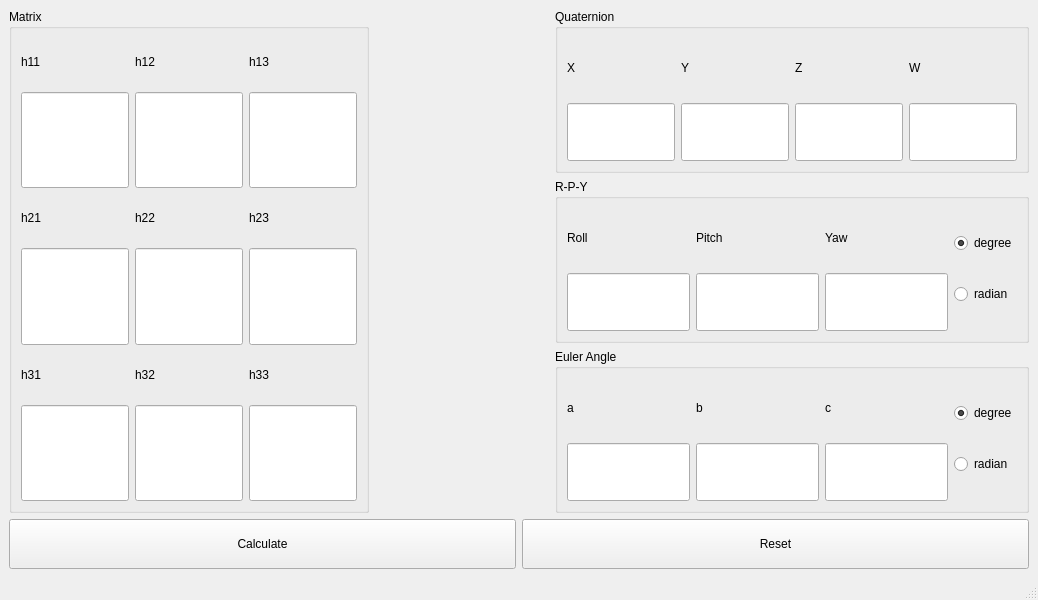
<?xml version="1.0" encoding="UTF-8"?>
<ui version="4.0">
 <class>MainWIn</class>
 <widget class="QMainWindow" name="MainWIn">
  <property name="geometry">
   <rect>
    <x>0</x>
    <y>0</y>
    <width>1038</width>
    <height>600</height>
   </rect>
  </property>
  <property name="windowTitle">
   <string>MainWIn</string>
  </property>
  <widget class="QWidget" name="centralwidget">
   <layout class="QGridLayout" name="gridLayout">
    <item row="0" column="0">
     <layout class="QVBoxLayout" name="verticalLayout_17" stretch="10,1">
      <item>
       <layout class="QHBoxLayout" name="horizontalLayout_5">
        <item>
         <widget class="QGroupBox" name="groupBox">
          <property name="title">
           <string>Matrix</string>
          </property>
          <layout class="QHBoxLayout" name="horizontalLayout">
           <item>
            <layout class="QVBoxLayout" name="verticalLayout" stretch="1,2,1,2,1,2">
             <item>
              <widget class="QLabel" name="label">
               <property name="text">
                <string>h11</string>
               </property>
              </widget>
             </item>
             <item>
              <widget class="QLineEdit" name="le_h11">
               <property name="sizePolicy">
                <sizepolicy hsizetype="Preferred" vsizetype="Preferred">
                 <horstretch>0</horstretch>
                 <verstretch>0</verstretch>
                </sizepolicy>
               </property>
              </widget>
             </item>
             <item>
              <widget class="QLabel" name="label_4">
               <property name="text">
                <string>h21</string>
               </property>
              </widget>
             </item>
             <item>
              <widget class="QLineEdit" name="le_h21">
               <property name="sizePolicy">
                <sizepolicy hsizetype="Preferred" vsizetype="Preferred">
                 <horstretch>0</horstretch>
                 <verstretch>0</verstretch>
                </sizepolicy>
               </property>
              </widget>
             </item>
             <item>
              <widget class="QLabel" name="label_10">
               <property name="text">
                <string>h31</string>
               </property>
              </widget>
             </item>
             <item>
              <widget class="QLineEdit" name="le_h31">
               <property name="sizePolicy">
                <sizepolicy hsizetype="Preferred" vsizetype="Preferred">
                 <horstretch>0</horstretch>
                 <verstretch>0</verstretch>
                </sizepolicy>
               </property>
              </widget>
             </item>
            </layout>
           </item>
           <item>
            <layout class="QVBoxLayout" name="verticalLayout_2" stretch="1,2,1,2,1,2">
             <item>
              <widget class="QLabel" name="label_2">
               <property name="text">
                <string>h12</string>
               </property>
              </widget>
             </item>
             <item>
              <widget class="QLineEdit" name="le_h12">
               <property name="sizePolicy">
                <sizepolicy hsizetype="Preferred" vsizetype="Preferred">
                 <horstretch>0</horstretch>
                 <verstretch>0</verstretch>
                </sizepolicy>
               </property>
              </widget>
             </item>
             <item>
              <widget class="QLabel" name="label_5">
               <property name="text">
                <string>h22</string>
               </property>
              </widget>
             </item>
             <item>
              <widget class="QLineEdit" name="le_h22">
               <property name="sizePolicy">
                <sizepolicy hsizetype="Preferred" vsizetype="Preferred">
                 <horstretch>0</horstretch>
                 <verstretch>0</verstretch>
                </sizepolicy>
               </property>
              </widget>
             </item>
             <item>
              <widget class="QLabel" name="label_7">
               <property name="text">
                <string>h32</string>
               </property>
              </widget>
             </item>
             <item>
              <widget class="QLineEdit" name="le_h32">
               <property name="sizePolicy">
                <sizepolicy hsizetype="Preferred" vsizetype="Preferred">
                 <horstretch>0</horstretch>
                 <verstretch>0</verstretch>
                </sizepolicy>
               </property>
              </widget>
             </item>
            </layout>
           </item>
           <item>
            <layout class="QVBoxLayout" name="verticalLayout_3" stretch="1,2,1,2,1,2">
             <item>
              <widget class="QLabel" name="label_3">
               <property name="text">
                <string>h13</string>
               </property>
              </widget>
             </item>
             <item>
              <widget class="QLineEdit" name="le_h13">
               <property name="sizePolicy">
                <sizepolicy hsizetype="Preferred" vsizetype="Preferred">
                 <horstretch>0</horstretch>
                 <verstretch>0</verstretch>
                </sizepolicy>
               </property>
              </widget>
             </item>
             <item>
              <widget class="QLabel" name="label_6">
               <property name="text">
                <string>h23</string>
               </property>
              </widget>
             </item>
             <item>
              <widget class="QLineEdit" name="le_h23">
               <property name="sizePolicy">
                <sizepolicy hsizetype="Preferred" vsizetype="Preferred">
                 <horstretch>0</horstretch>
                 <verstretch>0</verstretch>
                </sizepolicy>
               </property>
              </widget>
             </item>
             <item>
              <widget class="QLabel" name="label_9">
               <property name="text">
                <string>h33</string>
               </property>
              </widget>
             </item>
             <item>
              <widget class="QLineEdit" name="le_h33">
               <property name="sizePolicy">
                <sizepolicy hsizetype="Preferred" vsizetype="Preferred">
                 <horstretch>0</horstretch>
                 <verstretch>0</verstretch>
                </sizepolicy>
               </property>
              </widget>
             </item>
            </layout>
           </item>
          </layout>
         </widget>
        </item>
        <item>
         <spacer name="horizontalSpacer">
          <property name="orientation">
           <enum>Qt::Horizontal</enum>
          </property>
          <property name="sizeHint" stdset="0">
           <size>
            <width>40</width>
            <height>20</height>
           </size>
          </property>
         </spacer>
        </item>
        <item>
         <layout class="QVBoxLayout" name="verticalLayout_16">
          <item>
           <widget class="QGroupBox" name="groupBox_2">
            <property name="title">
             <string>Quaternion</string>
            </property>
            <layout class="QHBoxLayout" name="horizontalLayout_2">
             <item>
              <layout class="QVBoxLayout" name="verticalLayout_4">
               <item>
                <widget class="QLabel" name="label_13">
                 <property name="text">
                  <string>X</string>
                 </property>
                </widget>
               </item>
               <item>
                <widget class="QLineEdit" name="le_X">
                 <property name="sizePolicy">
                  <sizepolicy hsizetype="Expanding" vsizetype="Preferred">
                   <horstretch>0</horstretch>
                   <verstretch>0</verstretch>
                  </sizepolicy>
                 </property>
                </widget>
               </item>
              </layout>
             </item>
             <item>
              <layout class="QVBoxLayout" name="verticalLayout_5">
               <item>
                <widget class="QLabel" name="label_15">
                 <property name="text">
                  <string>Y</string>
                 </property>
                </widget>
               </item>
               <item>
                <widget class="QLineEdit" name="le_Y">
                 <property name="sizePolicy">
                  <sizepolicy hsizetype="Expanding" vsizetype="Preferred">
                   <horstretch>0</horstretch>
                   <verstretch>0</verstretch>
                  </sizepolicy>
                 </property>
                </widget>
               </item>
              </layout>
             </item>
             <item>
              <layout class="QVBoxLayout" name="verticalLayout_6">
               <item>
                <widget class="QLabel" name="label_14">
                 <property name="text">
                  <string>Z</string>
                 </property>
                </widget>
               </item>
               <item>
                <widget class="QLineEdit" name="le_Z">
                 <property name="sizePolicy">
                  <sizepolicy hsizetype="Expanding" vsizetype="Preferred">
                   <horstretch>0</horstretch>
                   <verstretch>0</verstretch>
                  </sizepolicy>
                 </property>
                </widget>
               </item>
              </layout>
             </item>
             <item>
              <layout class="QVBoxLayout" name="verticalLayout_7">
               <item>
                <widget class="QLabel" name="label_16">
                 <property name="text">
                  <string>W</string>
                 </property>
                </widget>
               </item>
               <item>
                <widget class="QLineEdit" name="le_W">
                 <property name="sizePolicy">
                  <sizepolicy hsizetype="Expanding" vsizetype="Preferred">
                   <horstretch>0</horstretch>
                   <verstretch>0</verstretch>
                  </sizepolicy>
                 </property>
                </widget>
               </item>
              </layout>
             </item>
            </layout>
           </widget>
          </item>
          <item>
           <widget class="QGroupBox" name="groupBox_4">
            <property name="title">
             <string>R-P-Y</string>
            </property>
            <layout class="QHBoxLayout" name="horizontalLayout_3">
             <item>
              <layout class="QVBoxLayout" name="verticalLayout_8">
               <item>
                <widget class="QLabel" name="label_11">
                 <property name="text">
                  <string>Roll</string>
                 </property>
                </widget>
               </item>
               <item>
                <widget class="QLineEdit" name="le_Roll">
                 <property name="sizePolicy">
                  <sizepolicy hsizetype="Expanding" vsizetype="Preferred">
                   <horstretch>0</horstretch>
                   <verstretch>0</verstretch>
                  </sizepolicy>
                 </property>
                </widget>
               </item>
              </layout>
             </item>
             <item>
              <layout class="QVBoxLayout" name="verticalLayout_9">
               <item>
                <widget class="QLabel" name="label_8">
                 <property name="text">
                  <string>Pitch</string>
                 </property>
                </widget>
               </item>
               <item>
                <widget class="QLineEdit" name="le_Pitch">
                 <property name="sizePolicy">
                  <sizepolicy hsizetype="Expanding" vsizetype="Preferred">
                   <horstretch>0</horstretch>
                   <verstretch>0</verstretch>
                  </sizepolicy>
                 </property>
                </widget>
               </item>
              </layout>
             </item>
             <item>
              <layout class="QVBoxLayout" name="verticalLayout_10">
               <item>
                <widget class="QLabel" name="label_12">
                 <property name="text">
                  <string>Yaw</string>
                 </property>
                </widget>
               </item>
               <item>
                <widget class="QLineEdit" name="le_Yaw">
                 <property name="sizePolicy">
                  <sizepolicy hsizetype="Expanding" vsizetype="Preferred">
                   <horstretch>0</horstretch>
                   <verstretch>0</verstretch>
                  </sizepolicy>
                 </property>
                </widget>
               </item>
              </layout>
             </item>
             <item>
              <layout class="QVBoxLayout" name="verticalLayout_11">
               <item>
                <widget class="QRadioButton" name="rb_rpy_degree">
                 <property name="text">
                  <string>degree</string>
                 </property>
                 <property name="checked">
                  <bool>true</bool>
                 </property>
                </widget>
               </item>
               <item>
                <widget class="QRadioButton" name="rb_rpy_radian">
                 <property name="text">
                  <string>radian</string>
                 </property>
                </widget>
               </item>
              </layout>
             </item>
            </layout>
           </widget>
          </item>
          <item>
           <widget class="QGroupBox" name="groupBox_5">
            <property name="title">
             <string>Euler Angle</string>
            </property>
            <layout class="QHBoxLayout" name="horizontalLayout_4">
             <item>
              <layout class="QVBoxLayout" name="verticalLayout_12">
               <item>
                <widget class="QLabel" name="label_20">
                 <property name="text">
                  <string>a</string>
                 </property>
                </widget>
               </item>
               <item>
                <widget class="QLineEdit" name="le_a">
                 <property name="sizePolicy">
                  <sizepolicy hsizetype="Expanding" vsizetype="Preferred">
                   <horstretch>0</horstretch>
                   <verstretch>0</verstretch>
                  </sizepolicy>
                 </property>
                </widget>
               </item>
              </layout>
             </item>
             <item>
              <layout class="QVBoxLayout" name="verticalLayout_13">
               <item>
                <widget class="QLabel" name="label_21">
                 <property name="text">
                  <string>b</string>
                 </property>
                </widget>
               </item>
               <item>
                <widget class="QLineEdit" name="le_b">
                 <property name="sizePolicy">
                  <sizepolicy hsizetype="Expanding" vsizetype="Preferred">
                   <horstretch>0</horstretch>
                   <verstretch>0</verstretch>
                  </sizepolicy>
                 </property>
                </widget>
               </item>
              </layout>
             </item>
             <item>
              <layout class="QVBoxLayout" name="verticalLayout_14">
               <item>
                <widget class="QLabel" name="label_22">
                 <property name="text">
                  <string>c</string>
                 </property>
                </widget>
               </item>
               <item>
                <widget class="QLineEdit" name="le_c">
                 <property name="sizePolicy">
                  <sizepolicy hsizetype="Expanding" vsizetype="Preferred">
                   <horstretch>0</horstretch>
                   <verstretch>0</verstretch>
                  </sizepolicy>
                 </property>
                </widget>
               </item>
              </layout>
             </item>
             <item>
              <layout class="QVBoxLayout" name="verticalLayout_15">
               <item>
                <widget class="QRadioButton" name="rb_euler_degree">
                 <property name="text">
                  <string>degree</string>
                 </property>
                 <property name="checked">
                  <bool>true</bool>
                 </property>
                </widget>
               </item>
               <item>
                <widget class="QRadioButton" name="rb_euler_radian">
                 <property name="text">
                  <string>radian</string>
                 </property>
                </widget>
               </item>
              </layout>
             </item>
            </layout>
           </widget>
          </item>
         </layout>
        </item>
       </layout>
      </item>
      <item>
       <layout class="QHBoxLayout" name="horizontalLayout_6">
        <item>
         <widget class="QPushButton" name="pb_calculate">
          <property name="sizePolicy">
           <sizepolicy hsizetype="Minimum" vsizetype="Preferred">
            <horstretch>0</horstretch>
            <verstretch>0</verstretch>
           </sizepolicy>
          </property>
          <property name="text">
           <string>Calculate</string>
          </property>
         </widget>
        </item>
        <item>
         <widget class="QPushButton" name="pb_reset">
          <property name="sizePolicy">
           <sizepolicy hsizetype="Minimum" vsizetype="Preferred">
            <horstretch>0</horstretch>
            <verstretch>0</verstretch>
           </sizepolicy>
          </property>
          <property name="text">
           <string>Reset</string>
          </property>
         </widget>
        </item>
       </layout>
      </item>
     </layout>
    </item>
   </layout>
  </widget>
  <widget class="QMenuBar" name="menubar">
   <property name="geometry">
    <rect>
     <x>0</x>
     <y>0</y>
     <width>1038</width>
     <height>28</height>
    </rect>
   </property>
  </widget>
  <widget class="QStatusBar" name="statusbar"/>
 </widget>
 <resources/>
 <connections/>
</ui>
